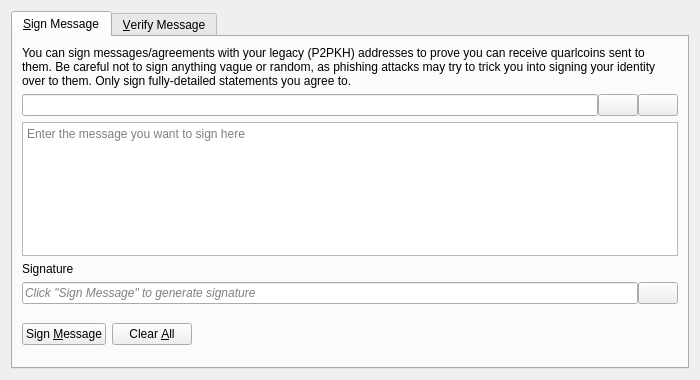
<?xml version="1.0" encoding="UTF-8"?>
<ui version="4.0">
 <class>SignVerifyMessageDialog</class>
 <widget class="QDialog" name="SignVerifyMessageDialog">
  <property name="geometry">
   <rect>
    <x>0</x>
    <y>0</y>
    <width>700</width>
    <height>380</height>
   </rect>
  </property>
  <property name="windowTitle">
   <string>Signatures - Sign / Verify a Message</string>
  </property>
  <property name="modal">
   <bool>true</bool>
  </property>
  <layout class="QVBoxLayout" name="verticalLayout">
   <item>
    <widget class="QTabWidget" name="tabWidget">
     <property name="currentIndex">
      <number>0</number>
     </property>
     <widget class="QWidget" name="tabSignMessage">
      <attribute name="title">
       <string>&amp;Sign Message</string>
      </attribute>
      <layout class="QVBoxLayout" name="verticalLayout_SM">
       <item>
        <widget class="QLabel" name="infoLabel_SM">
         <property name="text">
          <string>You can sign messages/agreements with your legacy (P2PKH) addresses to prove you can receive quarlcoins sent to them. Be careful not to sign anything vague or random, as phishing attacks may try to trick you into signing your identity over to them. Only sign fully-detailed statements you agree to.</string>
         </property>
         <property name="textFormat">
          <enum>Qt::PlainText</enum>
         </property>
         <property name="wordWrap">
          <bool>true</bool>
         </property>
        </widget>
       </item>
       <item>
        <layout class="QHBoxLayout" name="horizontalLayout_1_SM">
         <property name="spacing">
          <number>0</number>
         </property>
         <item>
          <widget class="QValidatedLineEdit" name="addressIn_SM">
           <property name="toolTip">
            <string>The Quarlcoin address to sign the message with</string>
           </property>
          </widget>
         </item>
         <item>
          <widget class="QPushButton" name="addressBookButton_SM">
           <property name="toolTip">
            <string>Choose previously used address</string>
           </property>
           <property name="text">
            <string/>
           </property>
           <property name="icon">
            <iconset resource="../quarlcoin.qrc">
             <normaloff>:/icons/address-book</normaloff>:/icons/address-book</iconset>
           </property>
           <property name="shortcut">
            <string>Alt+A</string>
           </property>
           <property name="autoDefault">
            <bool>false</bool>
           </property>
          </widget>
         </item>
         <item>
          <widget class="QPushButton" name="pasteButton_SM">
           <property name="toolTip">
            <string>Paste address from clipboard</string>
           </property>
           <property name="text">
            <string/>
           </property>
           <property name="icon">
            <iconset resource="../quarlcoin.qrc">
             <normaloff>:/icons/editpaste</normaloff>:/icons/editpaste</iconset>
           </property>
           <property name="shortcut">
            <string>Alt+P</string>
           </property>
           <property name="autoDefault">
            <bool>false</bool>
           </property>
          </widget>
         </item>
        </layout>
       </item>
       <item>
        <widget class="QPlainTextEdit" name="messageIn_SM">
         <property name="toolTip">
          <string>Enter the message you want to sign here</string>
         </property>
         <property name="placeholderText">
          <string>Enter the message you want to sign here</string>
         </property>
        </widget>
       </item>
       <item>
        <widget class="QLabel" name="signatureLabel_SM">
         <property name="text">
          <string>Signature</string>
         </property>
         <property name="textFormat">
          <enum>Qt::PlainText</enum>
         </property>
        </widget>
       </item>
       <item>
        <layout class="QHBoxLayout" name="horizontalLayout_2_SM">
         <property name="spacing">
          <number>0</number>
         </property>
         <item>
          <widget class="QLineEdit" name="signatureOut_SM">
           <property name="placeholderText">
            <string>Click "Sign Message" to generate signature</string>
           </property>
           <property name="font">
            <font>
             <italic>true</italic>
            </font>
           </property>
           <property name="readOnly">
            <bool>true</bool>
           </property>
          </widget>
         </item>
         <item>
          <widget class="QPushButton" name="copySignatureButton_SM">
           <property name="toolTip">
            <string>Copy the current signature to the clipboard</string>
           </property>
           <property name="text">
            <string/>
           </property>
           <property name="icon">
            <iconset resource="../quarlcoin.qrc">
             <normaloff>:/icons/editcopy</normaloff>:/icons/editcopy</iconset>
           </property>
           <property name="autoDefault">
            <bool>false</bool>
           </property>
          </widget>
         </item>
        </layout>
       </item>
       <item>
        <layout class="QHBoxLayout" name="horizontalLayout_3_SM">
         <item>
          <widget class="QPushButton" name="signMessageButton_SM">
           <property name="toolTip">
            <string>Sign the message to prove you own this Quarlcoin address</string>
           </property>
           <property name="text">
            <string>Sign &amp;Message</string>
           </property>
           <property name="icon">
            <iconset resource="../quarlcoin.qrc">
             <normaloff>:/icons/edit</normaloff>:/icons/edit</iconset>
           </property>
           <property name="autoDefault">
            <bool>false</bool>
           </property>
          </widget>
         </item>
         <item>
          <widget class="QPushButton" name="clearButton_SM">
           <property name="toolTip">
            <string>Reset all sign message fields</string>
           </property>
           <property name="text">
            <string>Clear &amp;All</string>
           </property>
           <property name="icon">
            <iconset resource="../quarlcoin.qrc">
             <normaloff>:/icons/remove</normaloff>:/icons/remove</iconset>
           </property>
           <property name="autoDefault">
            <bool>false</bool>
           </property>
          </widget>
         </item>
         <item>
          <spacer name="horizontalSpacer_1_SM">
           <property name="orientation">
            <enum>Qt::Horizontal</enum>
           </property>
           <property name="sizeHint" stdset="0">
            <size>
             <width>40</width>
             <height>48</height>
            </size>
           </property>
          </spacer>
         </item>
         <item>
          <widget class="QLabel" name="statusLabel_SM">
           <property name="font">
            <font>
             <weight>75</weight>
             <bold>true</bold>
            </font>
           </property>
           <property name="text">
            <string/>
           </property>
           <property name="wordWrap">
            <bool>true</bool>
           </property>
          </widget>
         </item>
         <item>
          <spacer name="horizontalSpacer_2_SM">
           <property name="orientation">
            <enum>Qt::Horizontal</enum>
           </property>
           <property name="sizeHint" stdset="0">
            <size>
             <width>40</width>
             <height>48</height>
            </size>
           </property>
          </spacer>
         </item>
        </layout>
       </item>
      </layout>
     </widget>
     <widget class="QWidget" name="tabVerifyMessage">
      <attribute name="title">
       <string>&amp;Verify Message</string>
      </attribute>
      <layout class="QVBoxLayout" name="verticalLayout_VM">
       <item>
        <widget class="QLabel" name="infoLabel_VM">
         <property name="text">
          <string>Enter the receiver's address, message (ensure you copy line breaks, spaces, tabs, etc. exactly) and signature below to verify the message. Be careful not to read more into the signature than what is in the signed message itself, to avoid being tricked by a man-in-the-middle attack. Note that this only proves the signing party receives with the address, it cannot prove sendership of any transaction!</string>
         </property>
         <property name="textFormat">
          <enum>Qt::PlainText</enum>
         </property>
         <property name="alignment">
          <set>Qt::AlignLeading|Qt::AlignLeft|Qt::AlignTop</set>
         </property>
         <property name="wordWrap">
          <bool>true</bool>
         </property>
        </widget>
       </item>
       <item>
        <layout class="QHBoxLayout" name="horizontalLayout_1_VM">
         <property name="spacing">
          <number>0</number>
         </property>
         <item>
          <widget class="QValidatedLineEdit" name="addressIn_VM">
           <property name="toolTip">
            <string>The Quarlcoin address the message was signed with</string>
           </property>
          </widget>
         </item>
         <item>
          <widget class="QPushButton" name="addressBookButton_VM">
           <property name="toolTip">
            <string>Choose previously used address</string>
           </property>
           <property name="text">
            <string/>
           </property>
           <property name="icon">
            <iconset resource="../quarlcoin.qrc">
             <normaloff>:/icons/address-book</normaloff>:/icons/address-book</iconset>
           </property>
           <property name="shortcut">
            <string>Alt+A</string>
           </property>
           <property name="autoDefault">
            <bool>false</bool>
           </property>
          </widget>
         </item>
        </layout>
       </item>
       <item>
        <widget class="QPlainTextEdit" name="messageIn_VM">
          <property name="toolTip">
            <string>The signed message to verify</string>
          </property>
          <property name="placeholderText">
            <string>The signed message to verify</string>
          </property>
        </widget>
       </item>
       <item>
        <widget class="QValidatedLineEdit" name="signatureIn_VM">
          <property name="toolTip">
            <string>The signature given when the message was signed</string>
          </property>
          <property name="placeholderText">
            <string>The signature given when the message was signed</string>
          </property>
        </widget>
       </item>
       <item>
        <layout class="QHBoxLayout" name="horizontalLayout_2_VM">
         <item>
          <widget class="QPushButton" name="verifyMessageButton_VM">
           <property name="toolTip">
            <string>Verify the message to ensure it was signed with the specified Quarlcoin address</string>
           </property>
           <property name="text">
            <string>Verify &amp;Message</string>
           </property>
           <property name="icon">
            <iconset resource="../quarlcoin.qrc">
             <normaloff>:/icons/transaction_0</normaloff>:/icons/transaction_0</iconset>
           </property>
           <property name="autoDefault">
            <bool>false</bool>
           </property>
          </widget>
         </item>
         <item>
          <widget class="QPushButton" name="clearButton_VM">
           <property name="toolTip">
            <string>Reset all verify message fields</string>
           </property>
           <property name="text">
            <string>Clear &amp;All</string>
           </property>
           <property name="icon">
            <iconset resource="../quarlcoin.qrc">
             <normaloff>:/icons/remove</normaloff>:/icons/remove</iconset>
           </property>
           <property name="autoDefault">
            <bool>false</bool>
           </property>
          </widget>
         </item>
         <item>
          <spacer name="horizontalSpacer_1_VM">
           <property name="orientation">
            <enum>Qt::Horizontal</enum>
           </property>
           <property name="sizeHint" stdset="0">
            <size>
             <width>40</width>
             <height>48</height>
            </size>
           </property>
          </spacer>
         </item>
         <item>
          <widget class="QLabel" name="statusLabel_VM">
           <property name="font">
            <font>
             <weight>75</weight>
             <bold>true</bold>
            </font>
           </property>
           <property name="text">
            <string/>
           </property>
           <property name="wordWrap">
            <bool>true</bool>
           </property>
          </widget>
         </item>
         <item>
          <spacer name="horizontalSpacer_2_VM">
           <property name="orientation">
            <enum>Qt::Horizontal</enum>
           </property>
           <property name="sizeHint" stdset="0">
            <size>
             <width>40</width>
             <height>48</height>
            </size>
           </property>
          </spacer>
         </item>
        </layout>
       </item>
      </layout>
     </widget>
    </widget>
   </item>
  </layout>
 </widget>
 <customwidgets>
  <customwidget>
   <class>QValidatedLineEdit</class>
   <extends>QLineEdit</extends>
   <header>qt/qvalidatedlineedit.h</header>
  </customwidget>
 </customwidgets>
 <resources>
  <include location="../quarlcoin.qrc"/>
 </resources>
 <connections/>
</ui>
